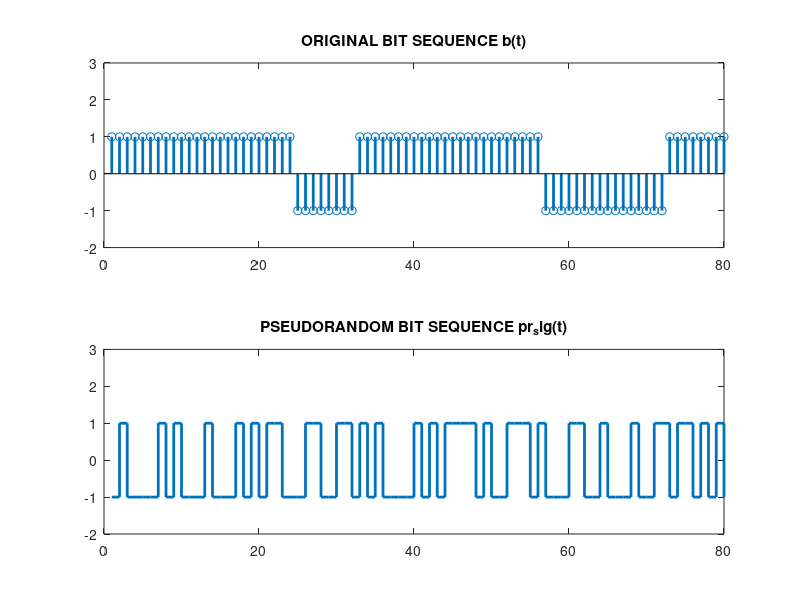
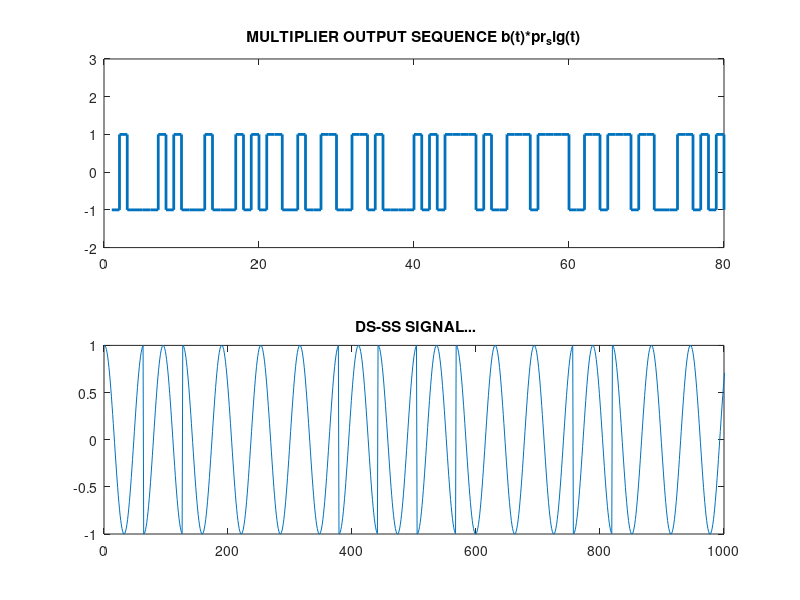

These figures' MATLAB source, in order:
clc;
close all;
clear all;
N=10;
b=randi([0,1],N);
ln=length(b);
for i=1:ln
    if b(i)==0
        b(i)=-1;
    end
end
k=1;
for i=1:ln
    for j=1:8
        bb(k)=b(i);
        j=j+1;
        k=k+1;
    end
    i=i+1;
end
len=length(bb);
subplot(2,1,1);
stem(bb,'linewidth',2);
axis([0 len -2 3]);
title('ORIGINAL BIT SEQUENCE b(t)');
pr_sig=round(rand(1,len));
for i=1:len
    if pr_sig(i)==0
        pr_sig(i)=-1;
    end
end
subplot(2,1,2);
stairs(pr_sig,'linewidth',2);
axis([0 len -2 3]);
title('PSEUDORANDOM BIT SEQUENCE pr_sig(t)');
for i=1:len
    bbs(i)=bb(i).*pr_sig(i);
end
dsss=[];
t=0:1/10:2*pi;
c1=cos(t);
c2=cos(t+pi);
for k=1:len
    if bbs(1,k)==-1;
        dsss=[dsss c1];
    else
        dsss=[dsss c2];
    end
end
figure
subplot(2,1,1);
stairs(bbs,'linewidth',2);
axis([0 len -2 3]);
title('MULTIPLIER OUTPUT SEQUENCE b(t)*pr_sig(t)');
subplot(2,1,2);
plot(dsss);
axis([0 1000 -1 1]);
title(' DS-SS SIGNAL...');
